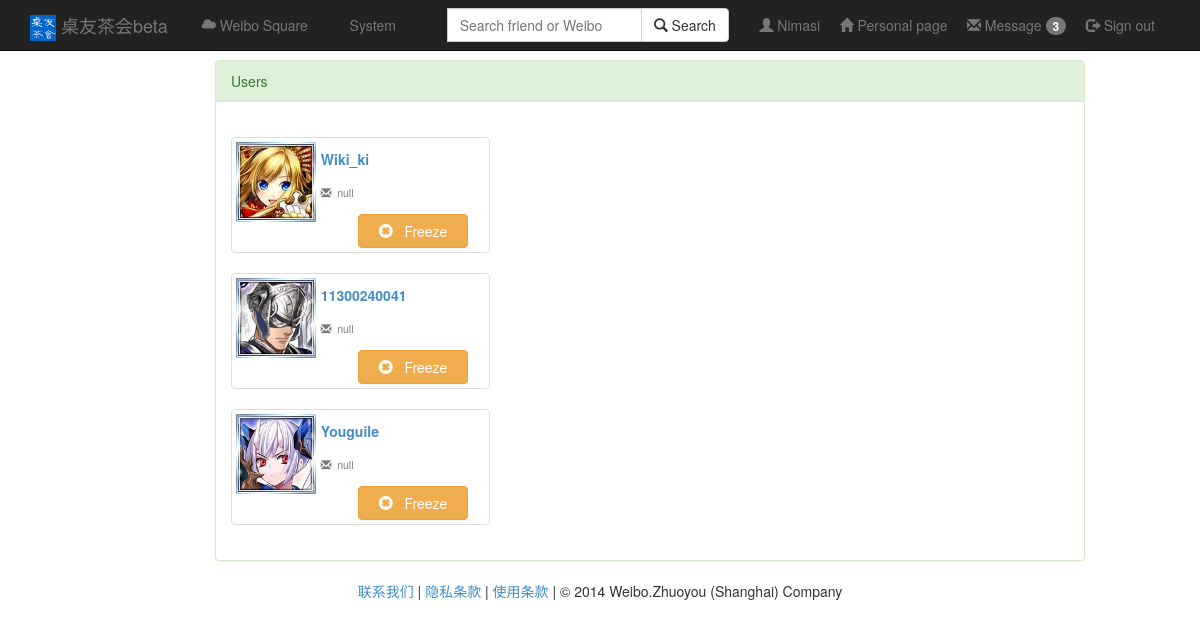
/system (signed in), run on the app's committed database.
### app/models.py (models this page shows, shortened)
class User(db.Model):
    username = db.Column(db.String(128) , primary_key = True)
    url = db.Column(db.String(128))#头像
    nickname = db.Column(db.String(128) , index = True)
    email = db.Column(db.String(128) , index = True)
    password = db.Column(db.String(256) , index = True)
    state = db.Column(db.SmallInteger , default = STATE_OK)#激活和非激活状态
    role = db.Column(db.SmallInteger ,default = ROLE_USER)#用户和管理员两种权限
    lvip = db.Column(db.SmallInteger , default = 0)#活跃度等级
    point = db.Column(db.SmallInteger , default = 0)#活跃度分值

### app/views.py (the view)
@app.route('/system')
def system():
        if 'username' in session:
                Username = session['username']
                ret = models.User.query.filter_by(username=Username).first()
                posts = models.User.query.filter_by().all()
                if ret.role == 1:
                        return render_template("system.html",posts=posts,ret=ret,nickname=ret.nickname)
                else:
                        return render_template("error.html")
        return render_template("error.html")

### app/templates/system.html (shortened to what this page needs)
{% extends "base.html" %}
{% block content %}
<br>
<br>
<br>
<div class="container-fluid">
      <div class="row">
        <div class="col-md-9 col-md-offset-2">
			<div class="panel panel-success">
				<div class="panel-heading">Users</div>
				<div class="panel-body">
					{% for post in posts %}
					<div class="row">
					  <div class="col-sm-6 col-md-4">
						<div class="thumbnail">
							<div class="row">
								<div class="col-md-3">
									<img src="{{post.url}}" height="80" width="80"></img>
								</div>
								<div class="col-md-9">
									<div class="col-md-4">
										<a class="text-left" href="/homepage?uid={{post.username}}"><h5><b>{{post.username}}</b></h5></a>
									</div>
									<div class="col-md-7">
									</div>
									<div class="col-md-12">
											<label for="friendcard" id="email"><h5><small><span class="glyphicon glyphicon glyphicon-envelope"></span>&nbsp;&nbsp;{{post.email}}</small></h5></label>
									</div>
									<div class="row">
										<div class="col-md-8 col-md-offset-3">
											<button type="submit" class="btn btn-warning btn-block" id="Freeze"><span class="glyphicon glyphicon-remove-sign"></span>&nbsp;&nbsp; Freeze</button>
										</div>
									</div>
								</div>
							</div>
						</div>
					  </div>
					  </div>
					{% endfor %}
					</div>
				</div>
			</div>
        </div>
      </div>
{% endblock %}

### app/templates/base.html (shortened to what this page needs)
<html>
<head>
<link href="/static/css/bootstrap.min.css" rel="stylesheet">
</head>
<body>
<div class="navbar navbar-inverse navbar-fixed-top" role="navigation">
	<div class="container">
		<div class="navbar-header">
			<a class="navbar-brand" href="/home"><img src="/static/pic/icon.jpg" height="26" width="26"></img> 桌友茶会beta</a>
		</div>
		<p class="navbar-text navbar-left">
			&nbsp;<a href="/square" class="navbar-link"><span class="glyphicon glyphicon-cloud"></span>&nbsp;Weibo Square</a>&nbsp;
		</p>
		<p class="navbar-text navbar-left">
			&nbsp;<a href="/system" class="navbar-link">&nbsp;System</a>&nbsp;
		</p>
		<p class="navbar-text navbar-right">
			<span class="glyphicon glyphicon-user"></span><a href="/settings/profile" class="navbar-link" id = "Nick">&nbsp;{{ nickname }}</a>&nbsp;&nbsp;&nbsp;&nbsp;
			<a href="/homepage?uid=self" class="navbar-link"><span class="glyphicon glyphicon glyphicon-home"></span> Personal page</a>&nbsp;&nbsp;&nbsp;&nbsp;
			<a href="/message/letter" class="navbar-link"><span class="glyphicon glyphicon-envelope"></span> Message&nbsp;<span class="badge">3</span></a>&nbsp;&nbsp;&nbsp;&nbsp;
			<a href="/logout" class="navbar-link"><span class="glyphicon glyphicon-log-out"></span> Sign out</a>
		</p>
		<form class="navbar-form navbar-right" role="form" action = "/result" method = "post">
			<div class="input-group">
				<div class="form-group">
				<input type="text" class="form-control" name = "query" placeholder="Search friend or Weibo">
				</div>
				<span class="input-group-btn">
					<button class="btn btn-default" type="submit" ><span class="glyphicon glyphicon-search"></span>&nbsp;Search</button>
				</span>
			</div>&nbsp;&nbsp;&nbsp;&nbsp;
		</form>
	</div>
</div>
	{% block content %} {% endblock %}
	<footer>
		<p align="center"><a href="">联系我们</a> | <a target="_blank" href="">隐私条款</a> | <a target="_blank" href="">使用条款</a> | © 2014 Weibo.Zhuoyou (Shanghai) Company</p>
	</footer>
  </body>
</html>

### data on the page
User: nickname "Nimasi", url (picture), username "Youguile", email "null"
User: url (picture), username "Wiki_ki", email "null"
User: url (picture), username "11300240041", email "null"
